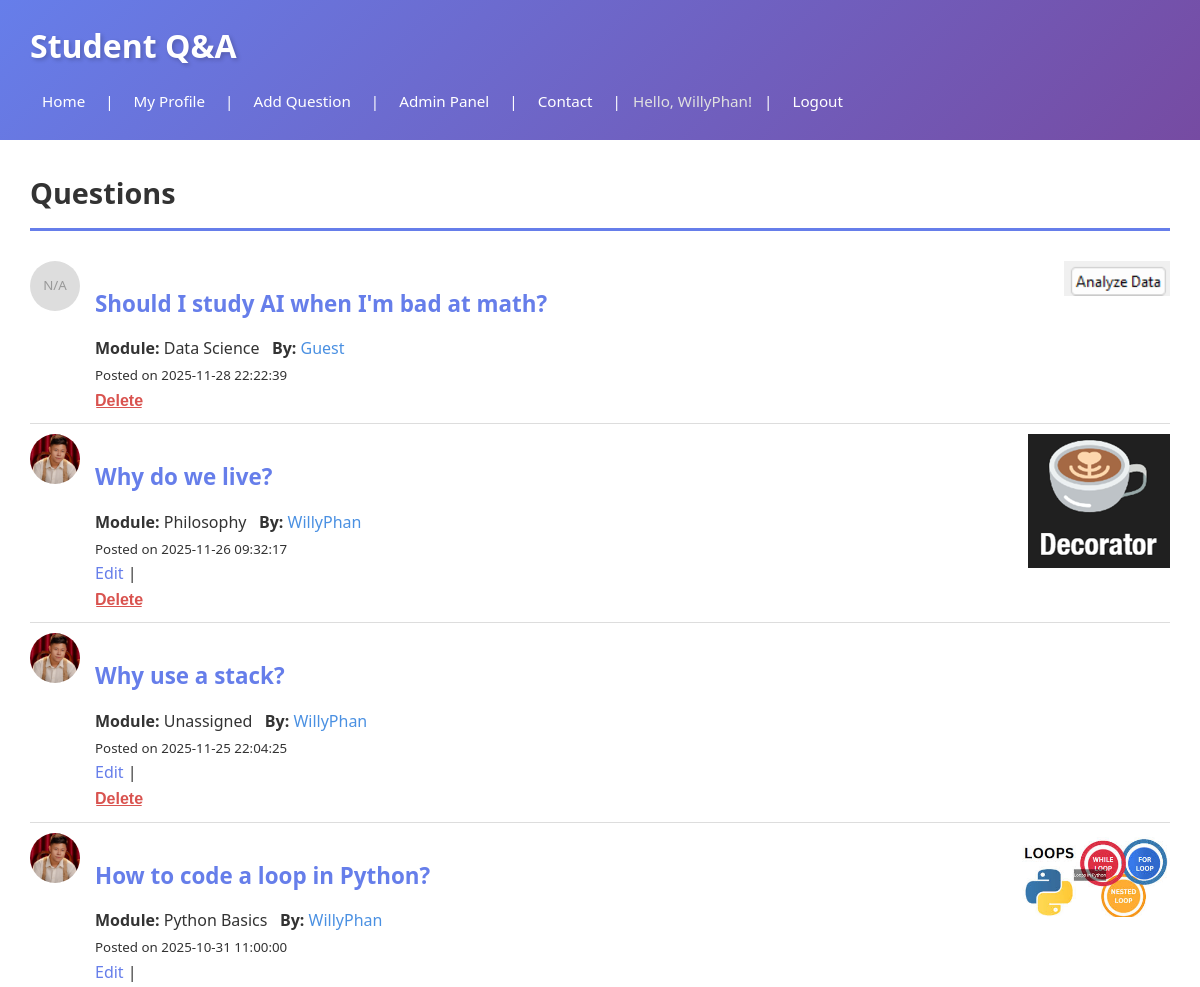
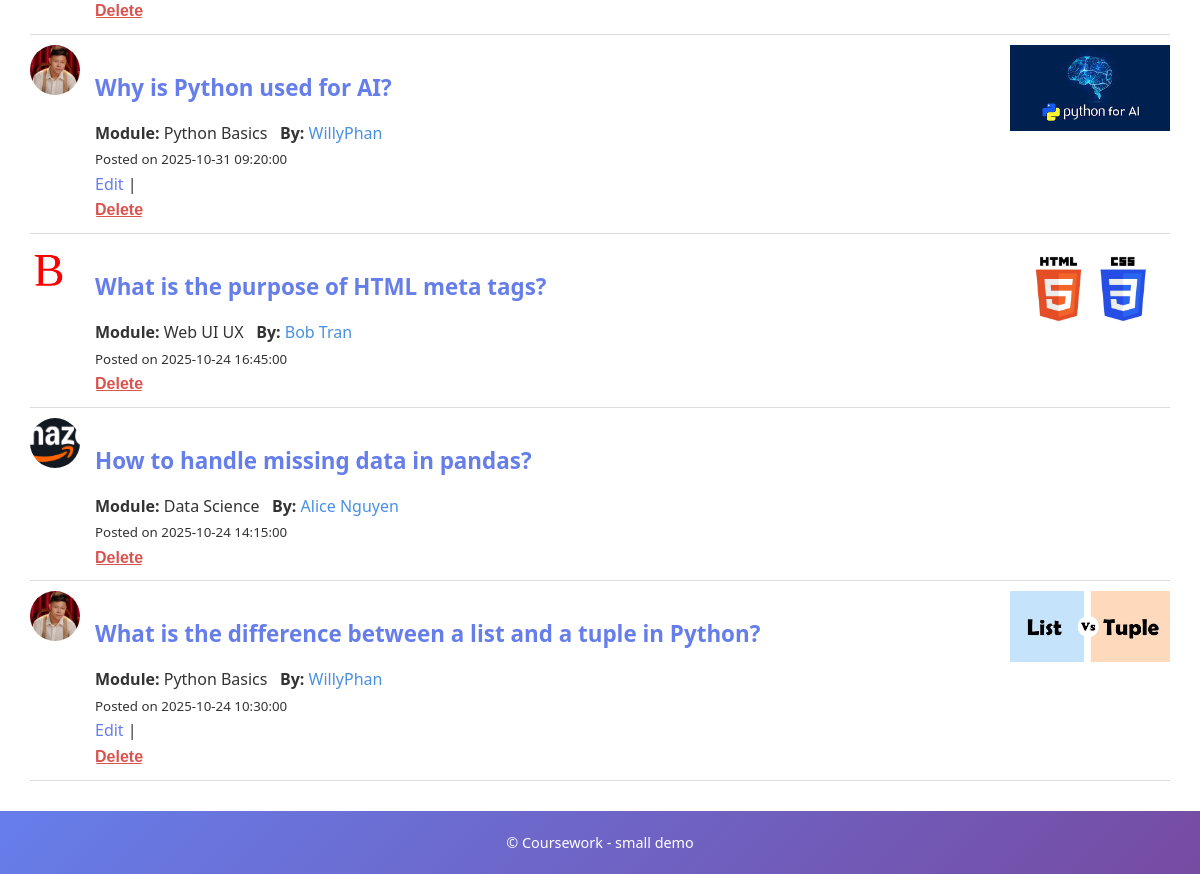
The app's page /index.php (signed in) with its own data (2 pictures, top to bottom).
### tables this page shows
CREATE TABLE `question` (
  `id` int(11) NOT NULL,
  `text` text NOT NULL,
  `date` datetime NOT NULL,
  `userid` int(11) DEFAULT NULL,
  `moduleid` int(11) DEFAULT NULL,
  `img` varchar(255) DEFAULT NULL
);

CREATE TABLE `module` (
  `id` int(11) NOT NULL,
  `name` varchar(100) NOT NULL
);

CREATE TABLE `user` (
  `id` int(11) NOT NULL,
  `username` varchar(100) NOT NULL,
  `name` varchar(100) NOT NULL,
  `email` varchar(100) NOT NULL,
  `password` varchar(255) NOT NULL,
  `role` enum('user','admin') NOT NULL DEFAULT 'user',
  `avatar` varchar(255) DEFAULT NULL,
  `created_at` datetime NOT NULL DEFAULT current_timestamp()
);

### index.php (called while the page is built, shortened)
<?php
require 'includes/DatabaseConnection.php';
require 'includes/DataBaseFunctions.php';
$questions = allQuestions($pdo);
include 'templates/questions_list.php';
include 'templates/layout.php';
?>

### includes/DataBaseFunctions.php (called while the page is built, shortened)
<?php
function getCurrentUser() {
    return $_SESSION['user'] ?? null;
}
function isAdmin() {
    return isset($_SESSION['user']) && $_SESSION['user']['role'] === 'admin';
}
function query($pdo, $sql, $params = []) {
    $stmt = $pdo->prepare($sql);
    $stmt->execute($params);
    return $stmt;
}
function allQuestions($pdo) {
    $sql = "SELECT q.id, q.text AS questiontext, q.date, q.img, q.userid, q.moduleid,
                   m.name AS modulename, u.name AS name, u.username AS username, u.avatar
            FROM question q
            LEFT JOIN module m ON q.moduleid = m.id
            LEFT JOIN `user` u ON q.userid = u.id
            ORDER BY q.date DESC";
    return query($pdo, $sql)->fetchAll();
}
?>

### templates/questions_list.php (the view, shortened to what this page needs)
<h2>Questions</h2>
<?php if (empty($questions)): ?>
    <p>No questions yet.</p>
<?php else: ?>
    <?php foreach ($questions as $q): ?>
        <article style="border-bottom:1px solid #ddd; padding:10px 0; display:flex; gap:15px;">
            <div style="flex-shrink:0;">
                <?php if (!empty($q['avatar'])): ?>
                    <a href="profile.php?username=<?=htmlspecialchars($q['username'])?>">
                        <img src="images/avatars/<?=htmlspecialchars($q['avatar'])?>"
                             style="width:50px; height:50px; border-radius:50%; object-fit:cover;"
                             alt="<?=htmlspecialchars($q['name'])?>">
                    </a>
                <?php else: ?>
                    <div style="width:50px; height:50px; border-radius:50%; background:#ddd; display:flex; align-items:center; justify-content:center; color:#999;">
                        <small>N/A</small>
                    </div>
                <?php endif; ?>
            </div>
            <div style="flex-grow:1;">
                <?php if (!empty($q['img'])): ?>
                    <div style="float:right; max-width:160px; margin-left:10px;">
                        <img src="images/questions/<?=htmlspecialchars($q['img'])?>" style="max-width:100%;" alt="">
                    </div>
                <?php endif; ?>
                <h3><a href="question.php?id=<?=htmlspecialchars($q['id'])?>"><?=htmlspecialchars(substr($q['questiontext'],0,120))?></a></h3>
                <p><strong>Module:</strong> <?=htmlspecialchars($q['modulename'] ?? 'Unassigned')?> &nbsp;
                   <strong>By:</strong> <a href="profile.php?username=<?=htmlspecialchars($q['username'])?>" style="text-decoration:none; color:#4a90e2;"><?=htmlspecialchars($q['name'] ?? 'Unknown')?></a></p>
                <p><small>Posted on <?=htmlspecialchars($q['date'])?></small></p>
                <p>
                        <?php
                        $currentUser = getCurrentUser();
                        $isOwner = ($currentUser && $currentUser['id'] == $q['userid']);
                        $isAdmin = isAdmin();
                        if ($isOwner):
                        ?>
                            <a href="editquestion.php?id=<?=htmlspecialchars($q['id'])?>">Edit</a> |
                            <form action="deletequestion.php" method="post" style="display:inline; margin:0;">
                                <input type="submit" value="Delete" onclick="return confirm('Delete this question?');" style="background:none; border:none; color:#d9534f; cursor:pointer; text-decoration:underline; padding:0;">
                            </form>
                        <?php elseif ($isAdmin): ?>
                            <form action="admin/deletequestion.php" method="post" style="display:inline; margin:0;">
                                <input type="submit" value="Delete" onclick="return confirm('Delete this question?');" style="background:none; border:none; color:#d9534f; cursor:pointer; text-decoration:underline; padding:0;">
                            </form>
                        <?php else: ?>
                            <a href="question.php?id=<?=htmlspecialchars($q['id'])?>">View</a>
                        <?php endif; ?>
                </p>
            </div>
        </article>
    <?php endforeach; ?>
<?php endif; ?>

### styles.css (style rules this page uses)
* { margin: 0; padding: 0; box-sizing: border-box; }
body { font-family: 'Segoe UI', Tahoma, Geneva, Verdana, sans-serif; color: #333; line-height: 1.6; min-height: 100vh; background: linear-gradient(135deg, #667eea 0%, #764ba2 25%, #f093fb 50%, #4facfe 75%, #00f2fe 100%); background-size: 400% 400%; animation: gradientShift 15s ease infinite; position: relative; }
img { max-width: 100%; height: auto; }
input[type="submit"], button, .btn { background: linear-gradient(135deg, #667eea 0%, #764ba2 100%); color: white; padding: 10px 20px; border: none; border-radius: 6px; cursor: pointer; font-weight: 600; font-size: 1em; transition: transform 0.2s ease, box-shadow 0.2s ease; display: inline-block; text-decoration: none; }
a { color: #667eea; text-decoration: none; transition: color 0.3s ease; }
h2 { margin-top: 0; color: #333; border-bottom: 3px solid #667eea; padding-bottom: 12px; margin-bottom: 20px; font-size: 1.8em; }
h3 { color: #667eea; margin-top: 25px; margin-bottom: 15px; font-size: 1.4em; }
article { border-bottom: 1px solid #e0e0e0; padding: 20px 0; }
article:last-child { border-bottom: none; }

### records on screen
question: shows "N/A", img (picture), text "Should I study AI when I'm bad at math?", moduleid.name "Data Science", userid.name "Guest", date "2025-11-28 22:22:39"
question: userid.avatar (picture), img (picture), text "Why do we live?", moduleid.name "Philosophy", userid.name "WillyPhan", date "2025-11-26 09:32:17"
question: userid.avatar (picture), text "Why use a stack?", modulename "Unassigned", userid.name "WillyPhan", date "2025-11-25 22:04:25"
question: userid.avatar (picture), img (picture), text "How to code a loop in Python?", moduleid.name "Python Basics", userid.name "WillyPhan", date "2025-10-31 11:00:00"
question: userid.avatar (picture), img (picture), text "Why is Python used for AI?", moduleid.name "Python Basics", userid.name "WillyPhan", date "2025-10-31 09:20:00"
question: userid.avatar (picture), img (picture), text "What is the purpose of HTML meta tags?", moduleid.name "Web UI UX", userid.name "Bob Tran", date "2025-10-24 16:45:00"
question: userid.avatar (picture), text "How to handle missing data in pandas?", moduleid.name "Data Science", userid.name "Alice Nguyen", date "2025-10-24 14:15:00"
question: userid.avatar (picture), img (picture), text "What is the difference between a list and a tuple in Python?", moduleid.name "Python Basics", userid.name "WillyPhan", date "2025-10-24 10:30:00"

### other values on screen
getCurrentUser()['name'] "WillyPhan"
